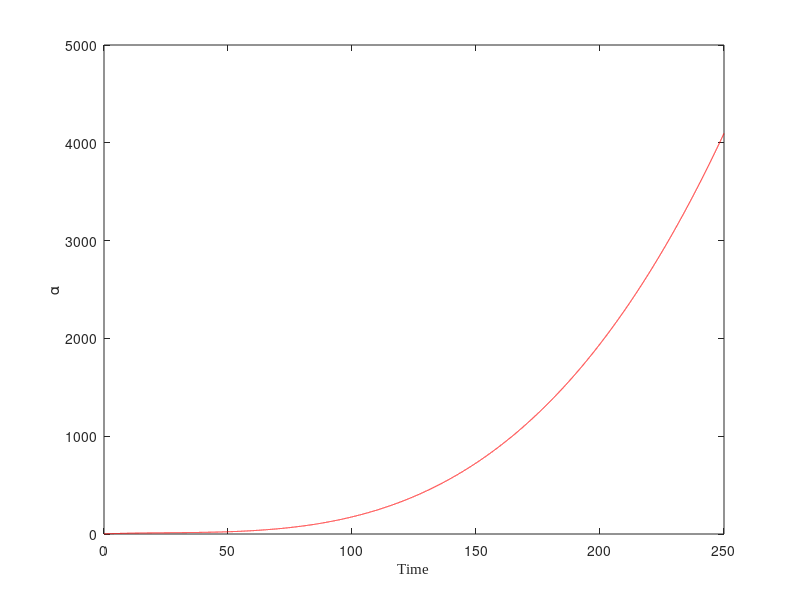

This figure's MATLAB source: (Note: this script raises an error after producing the figure.)
clear all, close all, clc
figpath = '../figures/';
addpath('./utils');
addpath('./NoiseFunctions/');
addpath('./plottingfunctions/');

%%
rng(1)
% Parameter to specify the type of analysis
analysisType = 'Lorentz';  % Change this to 'pitchfork' as needed when running different scripts

% Base directory for results
scriptFullPath = mfilename('fullpath');
[scriptPath, ~, ~] = fileparts(scriptFullPath);
resultsBasePath = fullfile(scriptPath, 'Results figures');

% Dynamic directory based on the analysis type
analysisPath = fullfile(resultsBasePath, analysisType);

% Ensure the directory exists
if ~exist(analysisPath, 'dir')
    mkdir(analysisPath);
end

% Define the path for the PDF file within the analysis directory
pdfPath = fullfile(analysisPath, 'ResultsFigures.pdf');

%coefficient of the right polinomial (polinomial of order 4 ...
%that perform the desired behavior (increasing))
%%
p1 =         1.1;
p2 =      0.9285;
p3 =    -0.02771;
p4 =   0.0003581;

% p1 =         1.1;
% p2 =      1.9285;
% p3 =    2.02771;
% p4 =   0.43581;

omega= 10;
beta=2.66;
rho=1.1;
n = 5; % Number of variables
dt=0.01; % Timestep
%dt=1; % Timestep

% Integrate Interval
Initinterval = 250;
%Initinterval = 160;
neg_inter = 0;
tinterval=[neg_inter Initinterval];
tspan=[.001:dt:tinterval(2)-tinterval(1)];
N = length(tspan);
options = odeset('RelTol',1e-12,'AbsTol',1e-12*ones(1,n));
X=[];

%Coeficients of polyorder 3; p1+p2*t+p3*t^2+p4*t^3 & and initial time value 
c=[p1,p2,p3,p4,Initinterval];
yzero=c(1)+c(2)*(tspan)+c(3)*(tspan).^2+c(4)*(tspan).^3;

%Plot of inverted polynomial
figure(1)
plot(tspan,yzero,'r-')
xlabel('Time', 'FontName', 'Times New Roman')  % Set xlabel font to Times New Roman
ylabel('\alpha')  % Use \alpha for the Greek letter alpha
hold on
xline(0,'k--');
set(gca,'FontSize',16);
l = legend('Explicit polynomial steady-state generation')
l.FontSize = 12;
l.Location='northwest';
title('Inverted polinomial');
hold off
exportgraphics(gcf, pdfPath, 'ContentType', 'vector', 'Append', true);

traslation=0; %traslation of the system in y coordinate
% integration of the lorentz system
%     i=i+1
for mu0=[c(1)]; %initial condition of Beta
    for x0=0.51; %Iniitial contions for x and y [x0,x0,z0]        
        y0=0.51;
        z0=0.1;  %initial condition for z0
        [t,x] = ode45(@(t,x) lorentz2(t,x,c,omega,beta,traslation),tspan,[tspan(1),mu0,x0,y0,z0],options);
         X = [X;x];
        % Plot of state variable vs Beta parameter
        figure(2)
        hold on
        plot(x(:,2),x(:,3),'b-')
        xlabel('\alpha', 'FontName', 'Times New Roman')  % Alpha symbol and Times New Roman font for the xlabel
        ylabel('State', 'FontName', 'Times New Roman')  % Times New Roman font for the ylabel
        xline(0,'k--');
        set(gca, 'FontSize', 16, 'FontName', 'Times New Roman');  % Set the axes font to Times New Roman
        % l = legend('state variable vs bifurcation parameter');
        % l.FontSize = 14;
        % l.FontName = 'Times New Roman';  % Set the legend font to Times New Roman
        % l.Location = 'northeast';
        title('State vs \alpha (t)', 'FontName', 'Times New Roman')  % Use LaTeX markup for alpha and set font to Times New Roman
        hold off
        exportgraphics(gcf, pdfPath, 'ContentType', 'vector', 'Append', true);
    end
end

%Normalization
xMax = max(abs(x));
[x,yzero] = xNormalization(x,yzero);

mufunc = @(x) ((x(:,3)*xMax(3)).*(x(:,5)*xMax(5))+(x(:,4)*xMax(4)))./(x(:,3)*xMax(3));
mu_observed = mufunc(x);


% Polinomial fit
%Define the function to fi: "Poly order 2"
F1=@(weightdx,time) weightdx(1)+weightdx(2)*time+time.^2*weightdx(3)+...
    time.^3*weightdx(4);
%Curve fitting
weights0=[0.5 0.5 0.5 0.5];
opts = optimoptions('lsqcurvefit','Display','off');
[weightdx, resnorm,~,exitflag,output] = lsqcurvefit(F1,weights0, tspan, mu_observed',[],[],opts);

%Data predicted from F1 evaluated in the polinomail fit
reproduced_data= F1(weightdx,tspan);

plotState_Beta_time_Pred(tspan,x,mu_observed,yzero,reproduced_data,4,3,pdfPath)
%% Mu with ratio State-Noise

noise_scale = 0.15;

[xNoisy, Noise_normalized] = add_Noise_Max(x,noise_scale);

%next step is to use the noise for the figures. 
mu_obsNoisy = mufunc(xNoisy);

[weightdxNoise,resnormNoise,~,exitflagNoise,outputNoise] = lsqcurvefit(F1,weights0, tspan, mu_obsNoisy');

reproduced_dataNoisy= F1(weightdxNoise,tspan);

comparisonVector = [c(1:(length(c)-1));weightdx;weightdxNoise]
%%%%%%%%%%%%%%%%%%%%%%%%%%%%%%%%%%%%%%%%%%%%%%%%%%%%%%%%%%%%%%%%%%%%%%%%%%%%%%%%%%%%%%%%%%%%%%%%%%%%%%%%%%%%%%%%%%%%%%%%%%%%%%%%
%%%%%%%%%%%%%%%%%%%%%%%%%%%%%%%%%%%%%%%%%%%%%%%%%%%%%%%%%%%%%%%%%%%%%%%%%%%%%%%%%%%%%%%%%%%%%%%%%%%%%%%%%%%%%%%%%%%%%%%%%%%%%%%%

% plotNoisyStateFig_4(tspan,xNoisy,mu_obsNoisy,yzero,reproduced_dataNoisy,n)

%% %%%%%%%%%%%%%%%%%%%%%%%%%%%%%%%%%%%%%%%%%%%%%%%%%%%%%%%%%%%%%%%%%%%%%%%
%%%%%%%%%%%%%%%%%%%%%%%%%%%%%%%%%%%%%%%%%%%%%%%%%%%%%%%%%%%%%%%%%%%%%%%%%
% 
% plotCleanNoiseStateFig_5(tspan,Noise_normalized,yzero,n)
%% Noise analysis 
% Creation of comparison vector for different noise variances: 
VectorOfNoise = [0:0.1:0.5];
name = mfilename;
name = name(1:10);
figure
%noise_Scale_maximum(F1,weights0, tspan, x,c,yzero,VectorOfNoise,name,mufunc)
noise_5_Boxplots(F1,weights0, tspan, x,c,yzero,VectorOfNoise,name,mufunc,pdfPath)

